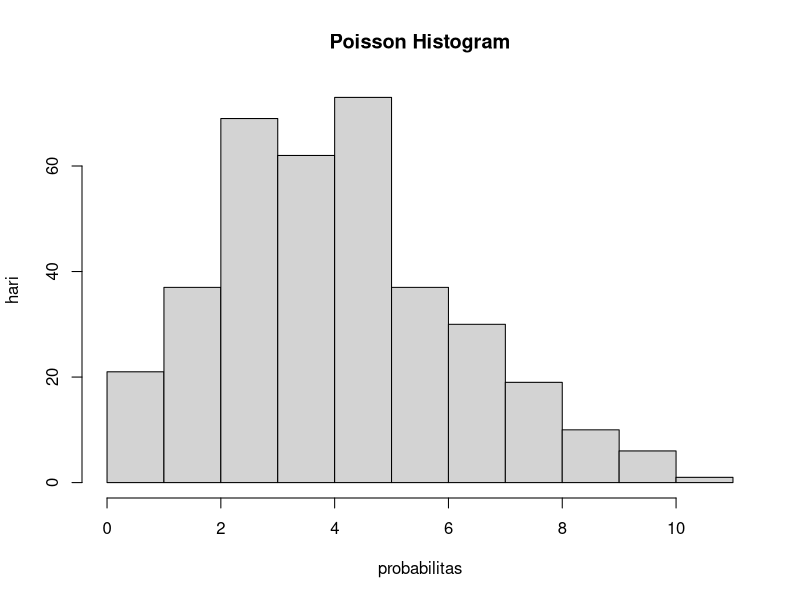

This figure's R source:
lambda <- 4.5
x <- 6
n <- 365
p <- 0.5
set.seed(365)
#3a
dpois(x, lambda)

#3b
rpois(n, lambda) #kurang histogram
hist(rpois(n, lambda), xlab = "probabilitas", ylab = "hari", main = "Poisson Histogram")
#3c
summary(dpois(x, lambda))
summary(rpois(n, lambda))
#3d
rataan <- varian <- lambda
rataan
varian
